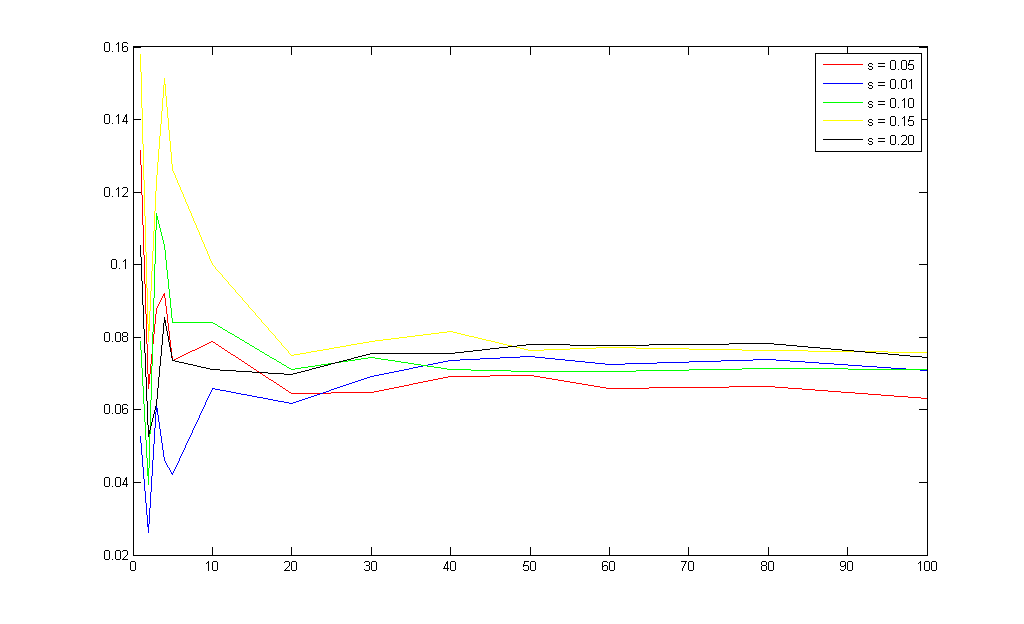
%> input picture my project/My master work/Perceptual Hashing Testing Platform/tpWork/test-wyn/Fridrich_test_1_aboutN/testN-Gaussian(v).bmp, 1024 x 624 px, given in place of 1.bmp, which was not available
$ octave --eval "result = mbe_Fridrich_bitsextraction('../tpWork/test-wyn/Fridrich_test_1_aboutN/testN-Gaussian(v).bmp');"   (GNU Octave 9; MATLAB toolbox functions it lacks are replaced by stand-ins)
%> lines starting %> are read from the running program, lines starting %| are printed output that depends on the picture; pictures that were not available may be replaced by others from this repository, and a replacement may not be noted
%% Comments and References
%{
	ref:
		Robust bit extraction form images
		Fridrich
		1998

	imputs： 不定大小的 灰度 图

	params：
		key		密钥
		M		分块个数
		N		hash长度 for each block

	hash形式：
		复杂定义的二进制向量： M块，每块N个bit
	匹配：
		match_Fridrich_bitsextraction
        不需要这个，只需要用汉明距匹配就可以了。这里编的好像是些测试用的东西。我已经忘了：）
	调用：
		param(1) = 1; param(2) = 16; param(3) = 50;
		h1 = mbe_Fridrich_bitsextraction('1.bmp',param)
%}
function [hashVector] = mbe_Fridrich_bitsextraction(imagefile,param)
%% test inputs
nargin = 1;
imagefile = 'E:\PH1\1.bmp';

%% get inputs
if nargin == 1
	key = 1010;
	M = 16;
	N = 50;
else
	key = param{1};
	M = param{2};
	N = param{3};
end
sizeOfImage = 256;
I = imread(imagefile);
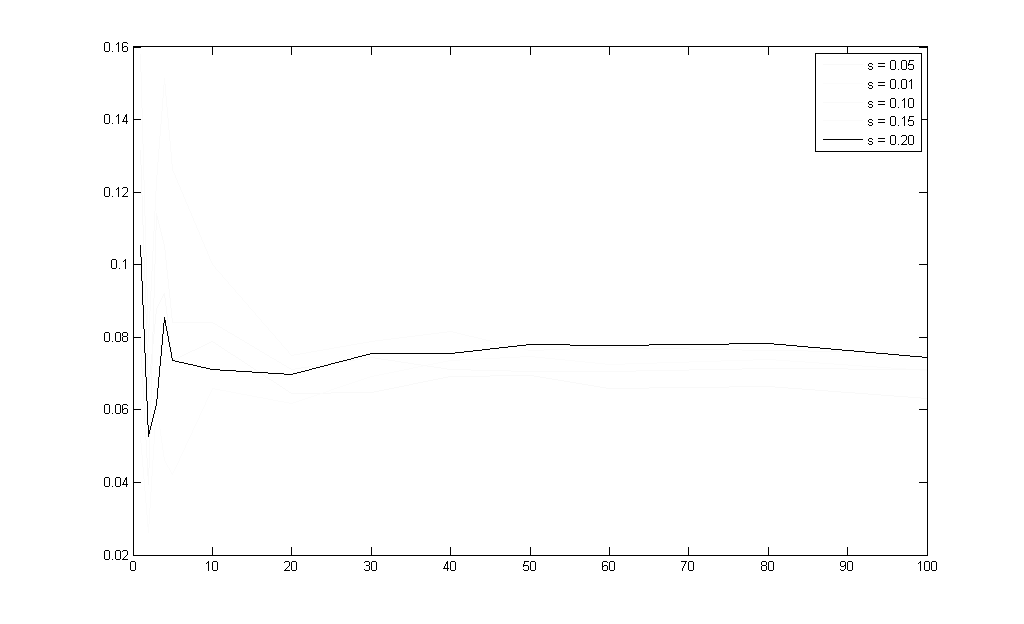
%> I: size 624x1024 uint8; min 0, max 255, mean 252.6
sizeI = size(I,1);
%> sizeI = 624
if sizeI ~= sizeOfImage
	I = double(imresize(I,[sizeOfImage,sizeOfImage])); % resize以满足DCT变换，并且简化图像大小不同带来的处理过程
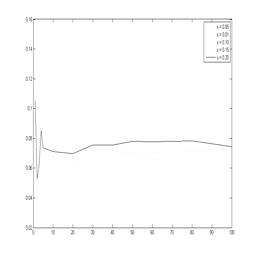
%> I: size 256x256 double; min 74, max 255, mean 252.5
end

%% 分块为M*M个
M = sqrt(M);
%% DCT变换矩阵
I = blkproc(I,[8 8],@dct2);
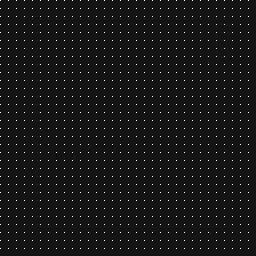
%> I: size 256x256 double; min -181.4, max 2040, mean 31.7; drawn with min black and max white
%% 使用密钥key对每个分块产生N个随机矩阵，满足【0，1】的均匀分布
% 矩阵的大小为 (512/M)*(512/M) 随机矩阵的个数为N*M*M
% 使用randn产生正态分布的矩阵，使用rand产生均匀分布的矩阵
%randn('seed',key);	% 使用seed，对实验图片，有M和无M产生的结果一样，但是使用state，有M和无M产生的结果会有少数位的区别。
rand('seed',key);
P = zeros([sizeOfImage/M sizeOfImage/M N*M*M]);
for k = 1:N*M*M
	P(:,:,k) = rand(sizeOfImage/M);
end
%% 对随机矩阵进行低通滤波，得到光滑的随机模板
h = fspecial('gaussian'); % average
for k = 1:N*M*M
	P(:,:,k) = imfilter(P(:,:,k),h,'replicate','same','corr');
end
%% 每个模板都减去它们的均值，得到DC-free的模板（以0为分布中心）
for k = 1:N*M*M
	P(:,:,k) = P(:,:,k) - sum(sum(P(:,:,k)))/((sizeOfImage/M)*(sizeOfImage/M));
end
%% 将每一个分块都投影到随机模板上，并对结果求和（原始文献说的是Absolute Value，但是不知确切所指）
H = zeros(M*M,N);
for i = 1:M*M % 对每个分块
	% 取得这个分块的矩阵
	iCount = ceil(i/M); % 行
	jCount = mod(i,M);  % 列
	if jCount == 0
		jCount = M;
	end
	iCount = iCount - 1;
	jCount = jCount - 1;

	Imm = I((iCount*sizeOfImage/M)+1:(iCount*sizeOfImage/M)+sizeOfImage/M,(jCount*sizeOfImage/M)+1:(jCount*sizeOfImage/M)+sizeOfImage/M);
	for j = 1:N % 对每个随机矩阵
		H(i,j) = sum(sum(Imm.*P(:,:,i*j)));
	end
end
%% 二值化
% 下面是简单的二值化方法
%{
H(H>=0) = 1;
H(H<0) = 0;
hashVector = H;
%}
% 适应性的二值化方法是：设定阈值初值为0，如果0、1数目的差超过总数的10%，则对阈值做适应性的调节，直到降到10%以内为止
% 容易误会的是：可能会以为，取中值或者均值就能够直接得到0、1各半的效果，事实上不是这样的。
% 但是事实上，当样本数目较多的时候，中值基本上能够达到这样的效果
hashVec = zeros(3,length(H(:)));

m = median(H(:));
%> m = -135
tp(H >= m) = 1;
tp(H < m) = 0;
hashVec(1,:) = tp;
sum1 = abs(sum(sum(hashVec(1,:)))- length(H(:))/2);
%> sum1 = 0

m = 0;
tp(H >= m) = 1;
tp(H < m) = 0;
hashVec(2,:) = tp;
sum2 = abs(sum(sum(hashVec(2,:)))- length(H(:))/2);
%> sum2 = 19

m = mean(mean(H));
%> m = -24.64
tp(H >= m) = 1;
tp(H < m) = 0;
hashVec(3,:) = tp;
sum3 = abs(sum(sum(hashVec(3,:)))- length(H(:))/2);
%> sum3 = 17

id = find([sum1 sum2 sum3]==min([sum1 sum2 sum3])); % 找到最小那一个
%> id = 1
if size(id,2) > 1
	id = id(1);
end
hashVector = hashVec(id,:);
%> hashVector = 800 values, max 1 at index 3, min 0 at index 1, mean 0.5
%> `result = mbe_Fridrich_bitsextraction('../tpWork/test-wyn/Fridrich_test..`: result has the same summary as hashVector in mbe_Fridrich_bitsextraction
if (sum(sum(hashVector)) - length(H(:))/2) > length(H(:)) * 0.1
	warning('太偏了') % 有些时候太偏了，不管了，但是还是做一个小小的改进
end

% [20 lines of commented-out code are left out]
%% 结论
%{
%}
